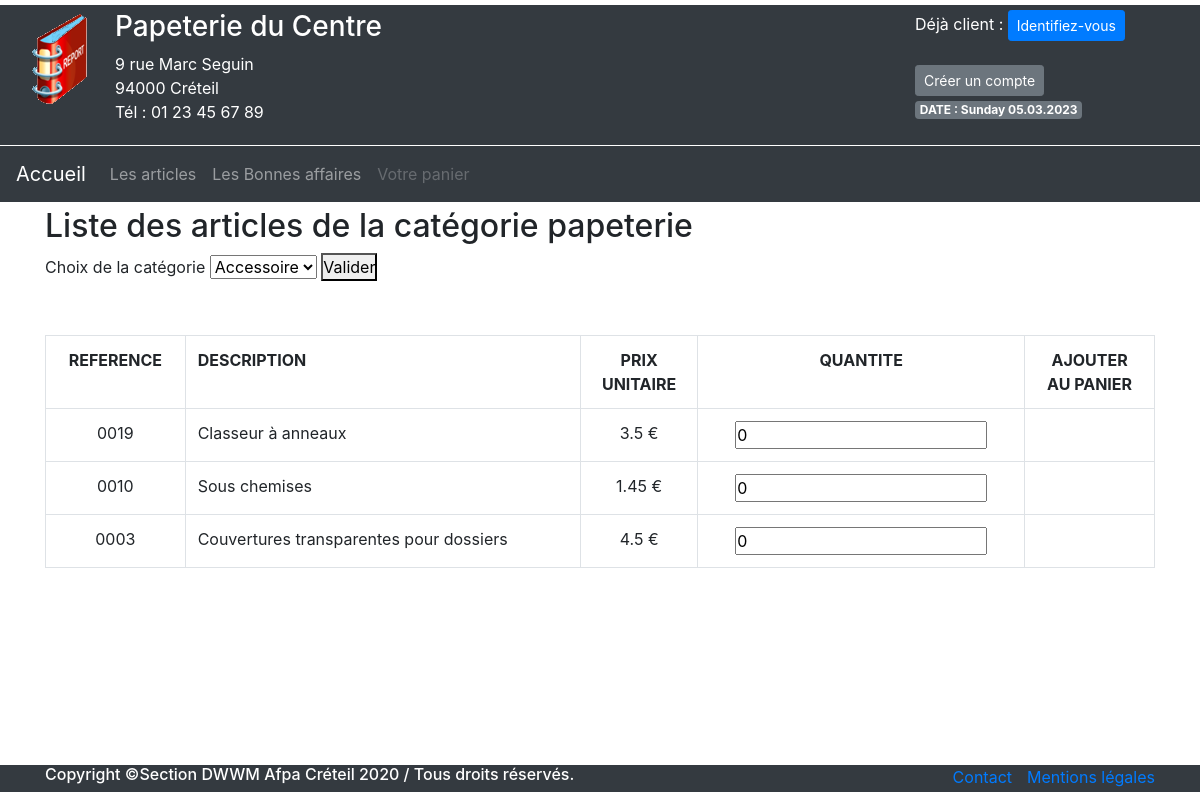
/210-TP05_Papeterie_php/list_article.php, run on the app's committed database.
### tables this page shows
CREATE TABLE `articles` (
  `id_art` int(11) NOT NULL,
  `code_art` varchar(10) NOT NULL,
  `libelle_art` varchar(255) NOT NULL,
  `prix_ht_art` float NOT NULL,
  `promo_art` tinyint(1) NOT NULL,
  `id_cat` int(11) NOT NULL
);

### 210-TP05_Papeterie_php/dao.php (called while the page is built, shortened)
<?php
$dbconnect = new PDO('mysql:host=localhost;dbname=papeterie;charset=UTF8', 'root', '');
function getArticlesByCategorie(string $cat){
    global $dbconnect;
    $sql = 'SELECT * FROM `articles` NATURAL JOIN categories WHERE libelle_cat = :libelle';
    $art_stat = $dbconnect->prepare($sql);
    $art_stat->bindParam('libelle', $cat);
    $art_stat->execute();
    $articles = $art_stat->fetchAll(PDO::FETCH_ASSOC);
    return $articles;
}
function getAllCategorie(){
    global $dbconnect;
    $sql ='SELECT * FROM categories ORDER BY libelle_cat';
    $cat_stat = $dbconnect->query($sql);
    $categories = $cat_stat->fetchAll(PDO::FETCH_ASSOC);
    return $categories;
}

### 210-TP05_Papeterie_php/list_article.php (the view, shortened to what this page needs)
<?php
    $choix = 'papeterie';
?>
<!DOCTYPE html>
<html lang="fr">
<head>
    <link href="dist/css/bootstrap.css" rel="stylesheet">
    <link href="css/papeterie.css" rel="stylesheet" type="text/css" />
</head>
<body>
    <div class='wrap'>
        <?php
        include '_entete.php';
        include '_nav.php';
        ?>
        <main class="container">
            <h2>Liste des articles de la catégorie <?= $choix ?></h2>
            <form method="get" action="list_article.php">
                <label>Choix de la catégorie </label>
                <select name="choix_cat">
                    <?php
                    $tab_categorie = getAllCategorie();
                    foreach($tab_categorie as $cat){
                        echo '<option value="'.$cat['libelle_cat'].'">'.$cat['libelle_cat'].'</option>';
                    }
                    ?>
                 </select>
                <button>Valider</button>
            </form>
            <br><br>
            <table class="table table-bordered">
                <tbody id="ligne">
                    <tr>
                        <th class="text-center w-10">REFERENCE</th>
                        <th class="w-60">DESCRIPTION</th>
                        <th class="text-center w-10">PRIX<br>UNITAIRE</th>
                        <th class="text-center w-10">QUANTITE</th>
                        <th class="text-center w-10">AJOUTER<br>AU PANIER</th>
                    </tr>
                    <?php
                        $tab_article = getArticlesByCategorie($choix);
                        foreach($tab_article as $article){
                            echo '<tr>
                                <td class="text-center">'.$article['code_art'].'</td>
                                <td>'.$article['libelle_art'].'</td>
                                <td class="prix text-center">'.$article['prix_ht_art'].'</td>
                                <td class="text-center"><input type="number" value="0" min="0" /></td>
                                <td class="text-center"></td>
                            </tr>';
                        } ?>
                </tbody>
            </table>
        </main>
    </div>
    <?php
    include '_pied.php';
    ?>
</body>
</html>

### 210-TP05_Papeterie_php/_entete.php
<header class="container-fluid bg-dark text-white">
    <div class="row">
        <div class="col-1">
            <img src="images/logo_papeterie.png" alt="logo">
        </div>
        <div class="col-8">
            <h3>Papeterie du Centre</h3>
            <p>9 rue Marc Seguin<br>
                94000 Créteil<br>
                Tél : 01 23 45 67 89</p>
        </div>
        <div class="col-3">
            <?php
            if (!empty($_SESSION)) {
                echo '<span>Bonjour : '.$_SESSION['nom'].'</span><br>';
                echo '<span>Déconnexion : <a href="deConnect.php" class="btn btn-primary btn-sm">Déconnexion</a></span><br>';
            } else {
                echo'<span>Déjà client : <a href="connect.php" class="btn btn-primary btn-sm">Identifiez-vous</a></span>';
                echo '<br><br>';
                echo '<span><a href="#" class="btn btn-secondary btn-sm">Créer un compte</a></span>';
            }
            ?>
            <br>
            <span class="badge badge-secondary">DATE : <?php echo date('l d.m.Y'); ?></span>
        </div>
    </div>
</header>

### 210-TP05_Papeterie_php/_nav.php (shortened to what this page needs)
<nav class="navbar navbar-expand-md bg-dark navbar-dark">
    <a class="navbar-brand" href="index.php">Accueil</a>
    <div class="collapse navbar-collapse" id="collapsibleNavbar">
        <ul class="navbar-nav">
            <li class="nav-item">
                <a class="nav-link" href="list_article.php">Les articles</a>
            </li>
            <li class="nav-item">
                <a class="nav-link" href="#">Les Bonnes affaires</a>
            </li>
            <li class="nav-item">
                <a class="nav-link disabled" href="#">Votre panier</a>
            </li>
        </ul>
    </div>
</nav>

### 210-TP05_Papeterie_php/_pied.php
<footer>
    <div class="bg-dark text-white">
        <div class="container">
            <div class="row">
                <div class="col-lg-8 col-md-8 col-sm-6">
                    <h6 class="copyright text-white">Copyright &copy;Section DWWM Afpa Créteil 2020 / Tous droits réservés. </h6>
                </div>
                <div class="col-lg-4 col-md-4 col-sm-6">
                    <div class="foot_menu">
                        <ul>
                            <li class=""> <a href="/contact/" class="" target="_self">Contact</a> </li>
                            <li class=""> <a href="/mentions-legales.html" class="" target="_self">Mentions légales</a> </li>
                        </ul>
                    </div>
                </div>
            </div>
        </div>
    </div>
</footer>

### 210-TP05_Papeterie_php/css/papeterie.css (style rules this page uses)
* { margin:0px; padding:0px; }
header { margin-top: 5px; margin-left:5%; padding: 5px; border-bottom: solid thin; }
main { margin:5px 5%; }
.foot_menu { float:right }
.foot_menu ul { margin:0 }
.foot_menu ul li { float:left;padding-left:15px;list-style:none }
.foot_menu ul li:first-child { padding-left:0 }
.copyright { color:#333; text-decoration:none }
table { width:90%; border:none; border-collapse:collapse; }
.prix::after { content: " €"; }
.wrap { min-height: calc(100vh - 40px); }

### data on the page
articles: code_art "0019", libelle_art "Classeur à anneaux", prix_ht_art "3.5"
articles: code_art "0010", libelle_art "Sous chemises", prix_ht_art "1.45"
articles: code_art "0003", libelle_art "Couvertures transparentes pour dossiers", prix_ht_art "4.5"

### other printed values
$choix "papeterie"
form field choix_cat "Accessoire"
